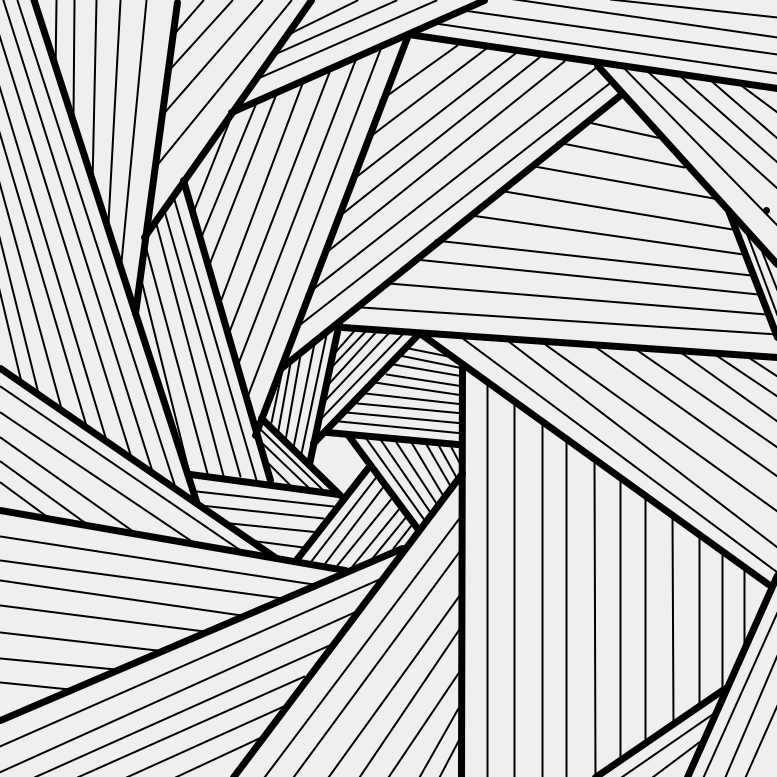
Frame 1 (no input)
Frame 60 (the mouse pressed at the canvas centre just before this capture): identical to frame 1, image omitted
Frame 120 (the mouse held since frame 60 and released just before this capture): identical to frame 1, image omitted

The Processing sketch that drew this single still picture (run headless with seeded random() and noise(); from frame 60 on, the mouse is pressed at the canvas centre):

// Processing sketch: Anything
// ── Anything.pde

//run the beginning once
void setup() {
  println("TatyanaDeniz was the oringal");
  println("This is as close as possible I can make it to the oringal");
  size(777, 777);
}

//every frame of the program
void draw() {
  background(239);
 strokeWeight(7);
 point(766,210);
 //main shape
 line(725,688,595,777);
 line(461,777,462,364);
 line(421,334,768,584);
 line(687,777,777,575);
 line(777,357,342,327);
 line(777,337,728,210);
 line(597,65,777,264);
 line(777,88,408,34);
 line(620,95,282,367);
 line(484,0,231,112);
 line(311,0,144,237);
 line(135,313,177,2);
 line(462,473,233,777);
 line(402,548,0,720);
 line(345,570,0,510);
 line(276,558,0,368);
 line(196,501,33,-2);
 line(407,37,255,435);
 line(270,480,183,180);
 line(338,494,190,474);
 line(369,466,295,561);
 line(313,443,419,333);
 line(457,444,327,432);
line(348,435,417,528);
line(309,464,339,322);
line(340,495,261,418);
//lining for 1

strokeWeight(2);
line(174,484,17,0);
line(152,471,3,0);
line(130,454,-12,0);
line(106,440,-27,0);
line(87,429,-40,0);
line(61,408,-51,0);
line(39,397,-60,0);
line(22,386,-70,0);

//2
line(56,0,55,72);
line(74,0,73,117);
line(96,0,92,184);
line(120,0,108,222);
line(146,0,120,272);
//3
line (203,0,170,38);
line (232,0,165,74);
line (262,0,160,117);
line (291,0,154,168);
//4
line (357,0,288,34);
line (396,0,272,55);
line (436,0,253,80);
//5
line (777,17,610,-1);
line (777,37,473,-7);
line (777,54,463,10);
line (777,73,435,23);
//6
line (777,112,738,83);
line (777,188,645,69);
line (777,138,708,78);
line (777,162,679,75);
line (777,225,620,64);
//7
line (777,290,762,252);
line (777,315,746,232);
//8
line (777,376,748,357);
line (777,396,713,353);
line (777,421,679,351);
line (777,447,637,350);
line (777,476,593,345);
line (777,511,542,342);
line (777,547,503,337);
line (777,572,461,337);
//9
line (703,777,777,612);
line (724,779,777,655);
line (745,777,777,705);
//10
line (652,777,700,741);
line (621,777,715,712);
//11
line (487,777,487,384);
line (514,777,514,400);
line (542,777,542,422);
line (566,777,566,441);
line (595,780,594,458);
line (620,758,620,478);
line (645,739,645,497);
line (673,725,672,515);
line (699,704,699,537);
line (722,689,722,554);
line (744,644,744,567);
//11
line (264,777,462,514);
line (293,777,463,546);
line (328,777,460,594);
line (359,777,463,623);
line (388,777,462,667);
line (419,777,458,708);
line (439,777,460,737);
//12
line (-71,777,379,579);
line (-12,777,354,612);
line (34,777,329,645);
line (77,777,304,676);
line (126,777,290,703);
line (175,777,263,736);
//13
line (0,536,313,584);
line (0,560,282,598);
line (0,580,241,615);
line (0,605,204,631);
line (0,632,165,651);
line (0,658,115,669);
line (0,682,69,689);
//14
line (0,386,246,554);
line (0,412,193,542);
line (0,437,137,534);
line(0,461,91,527);
line (0,482,53,521);
//15
line (777,334,361,307);
line (766,314,388,283);
line (758,294,415,259);
line (751,275,435,240);
line (743,254,471,215);
line (732,229,498,190);
line (719,199,534,166);
line (684,167,557,142);
line (661,138,588,122);
//16
line (613,80,300,324);
line (596,67,306,294);
line (564,61,326,252);
line (539,57,340,215);
line (515,53,354,178);
line (486,48,366,139);
line (457,45,380,100);
//17
line (382,44,248,394);
line (355,60,238,363);
line (329,72,228,334);
line (304,78,221,299);
line (277,91,209,264);
line (200,239,257,100);
line (192,214,233,111);
//18
line (257,483,173,196);
line (240,476,163,207);
line (224,479,155,220);
line (207,473,143,238);
line (188,469,139,272);
//19
line (303,547,249,540);
line (319,532,230,523);
line (323,518,200,505);
line (333,506,196,491);
//20
line (310,562,378,474);
line (324,564,384,485);
line (337,565,393,496);
line (352,566,400,507);
line (372,558,407,515);
line (393,548,411,525);
//21
line (425,521,365,437);
line (430,512,380,439);
line (436,503,396,442);
line (445,499,408,437);
line (452,489,426,444);
line (461,486,436,441);
line (461,466,451,447);
//22
line (463,433,339,421);
line (463,423,346,412);
line (463,413,357,403);
line (463,404,365,393);
line (463,395,374,382);
line (463,386,386,374);
line (463,376,393,364);
line (463,368,399,355);
line (453,357,403,347);
//23
line (318,421,406,330);
line (322,403,389,332);
line (327,385,379,328);
line (330,368,367,329);
line (334,353,356,328);
//24
line (301,453,327,330);
line (293,447,314,343);
line (285,440,301,349);
line (277,435,290,363);
line (271,422,281,374);
//25
line (322,489,258,427);
line (308,487,262,443);
line (290,485,264,459);
}
